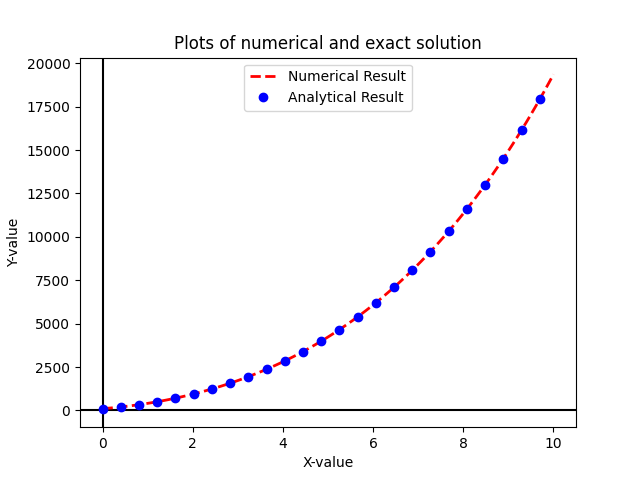

The script that saved this image:
#Plotting numerical result and exact solution of an ODE using odeint()

import numpy as np
import matplotlib.pyplot as plt
from scipy.integrate import odeint
def model(y,x):
    return (x+1)**3+(2/(x+1))*y
    
f_sol=lambda x:(1/2)*(200+402*x+205*x**2+4*x**3+x**4)

y0=100
xval=np.linspace(0,10,100)                     #x0=0,xfinal=10 
sol=odeint(model,y0,xval)

plt.title('Plots of numerical and exact solution')
plt.xlabel('X-value')
plt.ylabel('Y-value')
plt.axhline(y=0,color='black')
plt.axvline(x=0,color='black')
plt.plot(xval,sol,'r--',lw=2,label='Numerical Result')
plt.plot(xval[::4],f_sol(xval)[::4],'bo',label='Analytical Result')
plt.legend()
plt.savefig('/home/tux_blue/Documents/GitHub/Computational-Physics-UG/Numerical Methods/Differential Equation (IVP)/Python Files/Built_in_function_based_Implementation/compare_1st_order.png')
plt.show()
